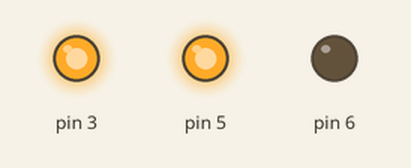
Recording of a sketch running on a simulated Arduino Uno, built with avr-gcc and run on an emulated ATmega328P. On the bench: output pins drawn as LEDs (lit = HIGH).

Above: at 0.15 s.
At 39.7 s:
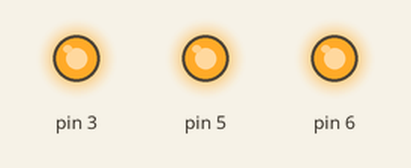
Timing chart, 0 to 40.0 s (numbered marks = the images above):
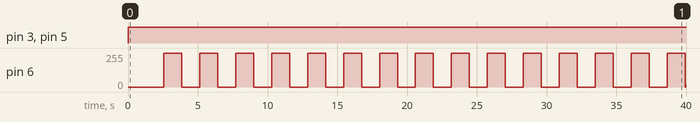

Measured:
- by itself, pin 3, pin 5: LOW → HIGH at 0.00 s
- by itself, pin 6: 0/255 → 255/255 at 2.6 s, → 0/255 1.3 s later, → 255/255 1.3 s later, → 0/255 1.3 s later, … (31 changes in this stretch)

The sketch:

respiracion.ino
```cpp
// Sesion 9 - La respiracion
// LED RGB de anodo comun: la patita larga a 5V; R al pin 6, G al pin 5, B al pin 3,
// cada color con su resistencia de 220 ohm. Respira en rojo.

void setup() {
}

void loop() {
  for (int b = 0; b <= 255; b++) {    // inhala: sube el brillo
    color(b, 0, 0);
    delay(5);
  }
  for (int b = 255; b >= 0; b--) {    // exhala: lo baja
    color(b, 0, 0);
    delay(5);
  }
}

// la de la receta: tres numeros de 0 a 255
void color(int r, int g, int b) {
  analogWrite(6, 255 - r);   // al reves: 255 - r prende r
  analogWrite(5, 255 - g);
  analogWrite(3, 255 - b);
}
```
